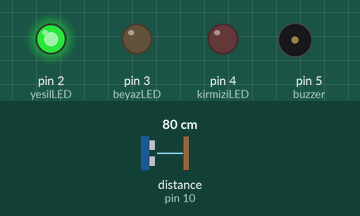
A sketch run on a simulated Arduino Uno, built with avr-gcc and run on an emulated ATmega328P. On the bench: output pins drawn as LEDs (lit = HIGH), buzzer (waves = sounding). Wiring (inferred from the names in the program): ultrasonic range finder: trigger pin 9; echo pin 10. Inputs (shaded band) come from the test bench; at power-on: distance to the obstacle (sensor on pin 10) 80 cm. The echo pulse lasts 58.3 µs per cm; pins used as bus, display or sensor lines are not drawn; what the sketch prints to the serial monitor is not drawn.

Above: at 1.2 s.
1.3 s: distance to the obstacle (sensor on pin 10) set to 33 cm
3.3 s: distance to the obstacle (sensor on pin 10) set to 27 cm
At 3.8 s:
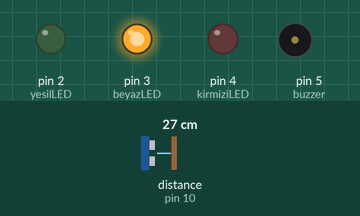
6.3 s: distance to the obstacle (sensor on pin 10) set to 12 cm
At 7.04 s:
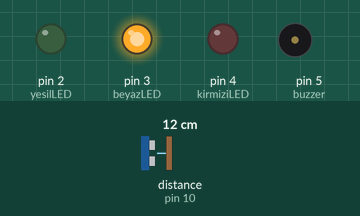
9.3 s: distance to the obstacle (sensor on pin 10) set to 9 cm
At 10.6 s:
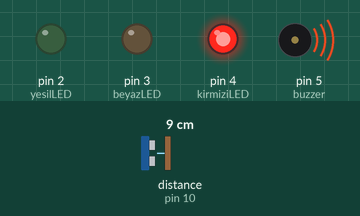
11.0 s: distance to the obstacle (sensor on pin 10) set to 35 cm
At 11.4 s:
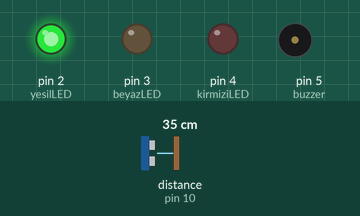
Timing chart, 0 to 13.5 s (numbered marks = the images above; inputs shaded):
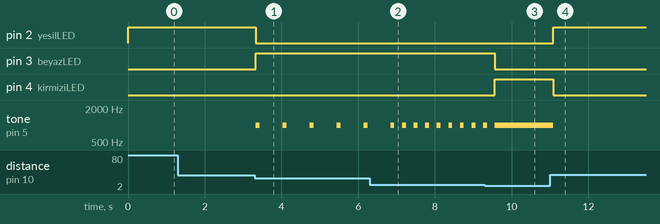

Measured:
- the behaviour switches between 31 and 30 cm on distance to the obstacle (sensor on pin 10) (found by bisection; images 0 and 1)
- the behaviour switches between 11 and 10 cm on distance to the obstacle (sensor on pin 10) (found by bisection; images 2 and 3)
- after the input at 1.3 s, every drawn part: stays the same
- after the input at 3.3 s, pin 2 (yesilLED): HIGH → LOW at once; pin 3 (beyazLED): LOW → HIGH at once; tone on pin 5 (buzzer): alternates 1000 Hz for 0.10 s and silent for 0.60 s, starting at once
- after the input at 6.3 s, tone on pin 5 (buzzer): alternates 1000 Hz for 0.10 s and silent for 0.20 s, starting after 0.85 s
- after the input at 9.3 s, pin 3 (beyazLED): HIGH → LOW after 0.26 s; pin 4 (kirmiziLED): LOW → HIGH after 0.26 s; tone on pin 5 (buzzer): goes on until 9.6 s, then stays 1000 Hz
- after the input at 11.0 s, pin 2 (yesilLED): LOW → HIGH after 0.08 s; pin 4 (kirmiziLED): HIGH → LOW after 0.08 s; tone on pin 5 (buzzer): 1000 Hz → silent after 0.08 s

The sketch:

biyomedikalsensor.ino
```cpp
const int trigPin = 9;
const int echoPin = 10;


const int yesilLED = 2;
const int beyazLED = 3;
const int kirmiziLED = 4;
const int buzzer = 5;


void setup() {
  Serial.begin(9600) ;

  pinMode(trigPin, OUTPUT);
  pinMode(echoPin, INPUT) ;

  pinMode(yesilLED, OUTPUT);
  pinMode(beyazLED, OUTPUT);
  pinMode(kirmiziLED, OUTPUT);
  pinMode(buzzer, OUTPUT);

}

void loop() {
  digitalWrite(trigPin, LOW);
  delayMicroseconds(2);

  digitalWrite(trigPin, HIGH);
  delayMicroseconds(10);
  digitalWrite(trigPin, LOW);

  long sure = pulseIn(echoPin, HIGH);

  float mesafe = sure * 0.0343 / 2;

  Serial.print("mesafe: ");
  Serial.print(mesafe);
  Serial.print(" cm");

  if (mesafe > 30) {
    digitalWrite(yesilLED, HIGH);
    digitalWrite(beyazLED, LOW);
    digitalWrite(kirmiziLED, LOW);


  }
  else if ( mesafe > 10) {
    digitalWrite(yesilLED, LOW);
    digitalWrite(beyazLED, HIGH);
    digitalWrite(kirmiziLED, LOW);

  }
  else {
    digitalWrite(yesilLED, LOW);
    digitalWrite(beyazLED, LOW);
    digitalWrite(kirmiziLED, HIGH);

  }

  if (mesafe > 30) {
    noTone(buzzer);

  }
  else if (mesafe > 20) {
    tone(buzzer, 1000, 100);
    delay(700);
  }
  else if (mesafe > 10) {
    tone(buzzer, 1000, 100);
    delay(300);

  }
  else {
    tone(buzzer, 1000);
    delay(100);
  }


}
```
